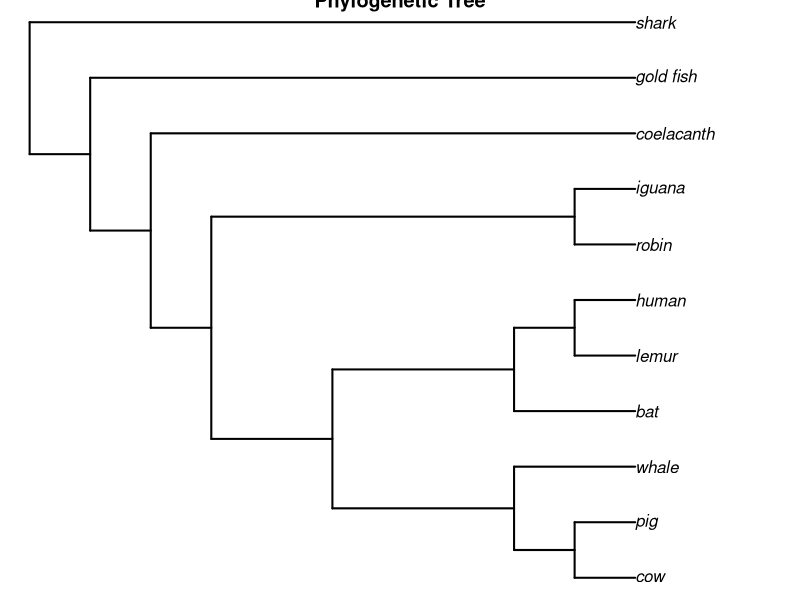

Reproduce this figure in R.
#Author: Caliese Beckford; Date: September 18, 2024; Purpose: To create dummy data, generate phylogenetic tree plot

#Load tree library
library(ape)

#Generate some dummy data
#Ones in bracket together are closely related
text.string<- "(((((((cow, pig),whale),(bat,(lemur,human))),(robin,iguana)),coelacanth),gold_fish),shark);"

#Read data is tree structure
vert.tree<-read.tree(text=text.string)

#Generate a basic plot of dummy data (rooted plot)
plot(vert.tree,no.margin=TRUE,edge.width=2,main="Phylogenetic Tree")
